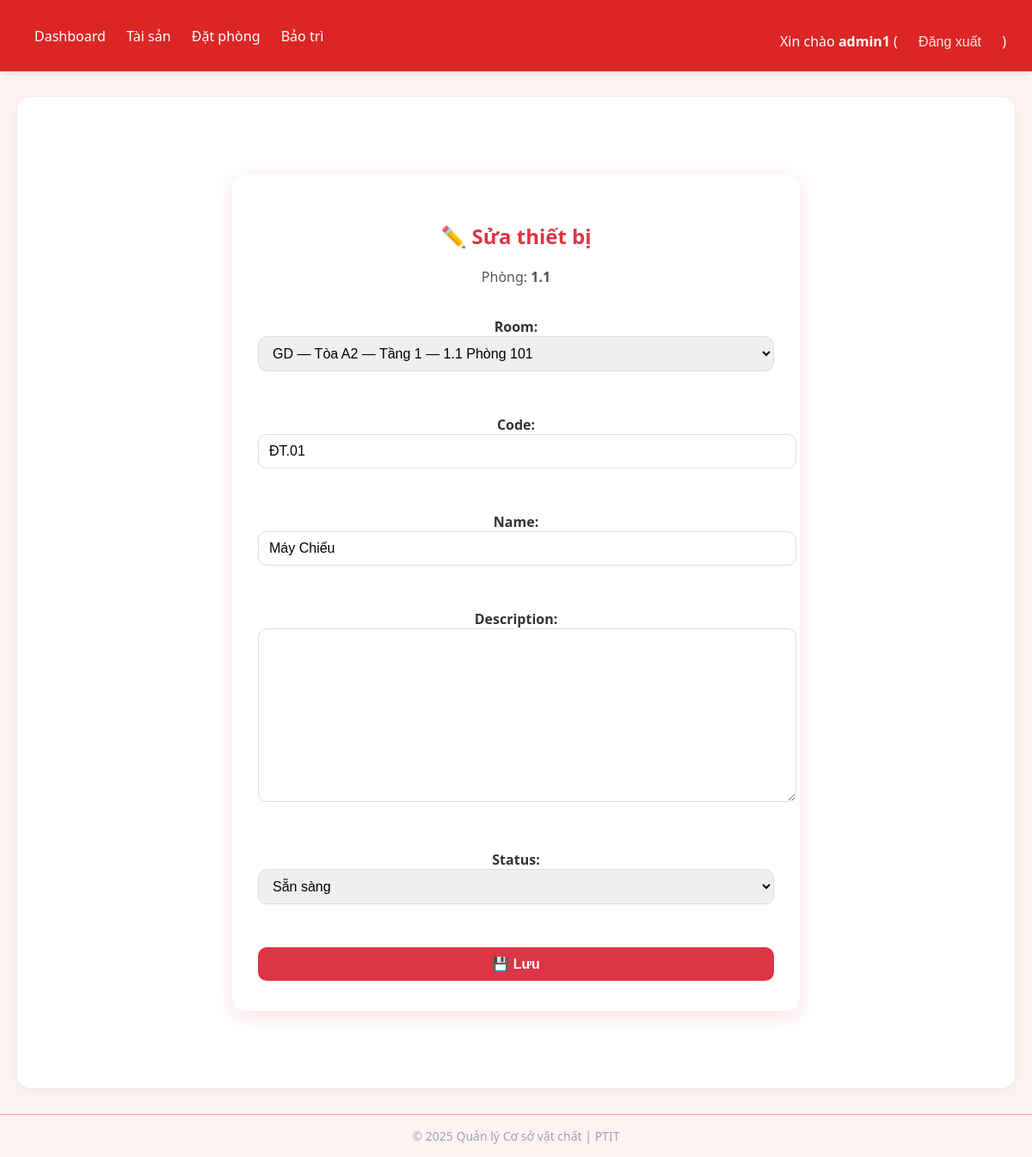
The page /equipments/50/edit/ (signed in) on the database its author committed.
### core/models.py (models this page shows, shortened)
class Room(models.Model):
    ROOM_READY = 'ready'
    ROOM_OCCUPIED = 'occupied'
    ROOM_MAINTENANCE = 'maintenance'
    ROOM_STATUS_CHOICES = [
        (ROOM_READY, 'Sẵn sàng'),
        (ROOM_OCCUPIED, 'Đang được sử dụng'),
        (ROOM_MAINTENANCE, 'Đang sửa chữa'),
    ]
    floor = models.ForeignKey(Floor, on_delete=models.CASCADE, related_name='rooms')
    code = models.CharField(max_length=50)
    name = models.CharField(max_length=200, blank=True)
    status = models.CharField(
        max_length=15,
        choices=ROOM_STATUS_CHOICES,
        default=ROOM_READY
    )
    class Meta:
        unique_together = ('floor', 'code')
    def __str__(self):
        floor_label = str(self.floor)
        room_label = f"{self.code} {self.name}".strip()
        return f"{floor_label} — {room_label}"

class Equipment(models.Model):
    STATUS_READY = 'ready'
    STATUS_MAINT = 'maint'
    STATUS_BROKEN = 'broken'
    STATUS_CHOICES = [
        (STATUS_READY, 'Sẵn sàng'),
        (STATUS_MAINT, 'Đang bảo trì'),
        (STATUS_BROKEN, 'Đã hỏng'),
    ]
    room = models.ForeignKey(Room, on_delete=models.CASCADE, related_name='equipments')
    code = models.CharField(max_length=50)
    name = models.CharField(max_length=200)
    description = models.TextField(blank=True)
    status = models.CharField(max_length=10, choices=STATUS_CHOICES, default=STATUS_READY)
    class Meta:
        unique_together = ('room', 'code')

class Building(models.Model):
    code = models.CharField(max_length=50, unique=True)
    name = models.CharField(max_length=200)
    description = models.TextField(blank=True)

class Floor(models.Model):
    building = models.ForeignKey(Building, on_delete=models.CASCADE, related_name='floors')
    number = models.CharField(max_length=20)
    name = models.CharField(max_length=200, blank=True)
    class Meta:
        unique_together = ('building', 'number')
    def __str__(self):
        building_part = f"{self.building.code} — {self.building.name}"
        floor_part = self.name if self.name else f"Tầng {self.number}"
        return f"{building_part} — {floor_part}"

### core/views.py (the view)
# urls.py: path('equipments/<int:pk>/edit/', views.equipment_edit, name='equipment_edit'),
@login_required
@user_passes_test(is_admin)
def equipment_edit(request, pk):
    eq = get_object_or_404(Equipment, pk=pk)
    if request.method == 'POST':
        form = EquipmentForm(request.POST, instance=eq)
        if form.is_valid():
            form.save()
            return redirect('equipment_list', room_pk=eq.room.pk)
    else:
        form = EquipmentForm(instance=eq)
    return render(request, 'core/equipment_form.html', {'form': form, 'room': eq.room, 'equipment': eq})

### core/forms.py
class EquipmentForm(forms.ModelForm):
    class Meta:
        model = Equipment
        fields = ['room', 'code', 'name', 'description', 'status']

### core/views.py (called while the page is built)
def is_admin(user):
    return user.is_superuser

### templates/core/equipment_form.html (shortened to what this page needs)
{% extends 'core/base.html' %}
{% block content %}
<div class="device-form-container">
    <h2>{% if equipment %}✏️ Sửa thiết bị{% else %}➕ Thêm thiết bị{% endif %}</h2>
    <p>Phòng: <strong>{{ room.code }}</strong></p>
    <form method="post">
        {{ form.as_p }}
        <button type="submit">💾 Lưu</button>
    </form>
</div>
{% endblock %}

### templates/core/base.html (shortened to what this page needs)
<!doctype html>
<html lang="vi">
  <head>
    <link rel="stylesheet" href="https://cdnjs.cloudflare.com/ajax/libs/mini.css/3.0.1/mini-default.min.css">
  </head>
  <body>
    <header>
      <div class="nav-links">
        <a href="{% url 'dashboard' %}">Dashboard</a>
        <a href="{% url 'asset_hierarchy' %}">Tài sản</a>
        <a href="{% url 'room_booking_list' %}">Đặt phòng</a>
        <a href="{% url 'maintenance_list' %}">Bảo trì</a>
      </div>
      <div class="user-info">
        {% if user.is_authenticated %}
          Xin chào <strong>{{ user.username }}</strong> (
          <form method="post" action="{% url 'logout' %}" style="display:inline">
            <button type="submit">Đăng xuất</button>
          </form>
          )
        {% else %}
          <a href="{% url 'login' %}">Đăng nhập</a>
        {% endif %}
      </div>
    </header>
    <main class="container">
      {% block content %}{% endblock %}
    </main>
    <footer>
      © 2025 Quản lý Cơ sở vật chất | PTIT
    </footer>
  </body>
</html>

### templates/core/base.html (style rules this page uses)
body { background: #fef2f2; font-family: "Segoe UI", Roboto, sans-serif; margin: 0; color: #333; }
header { background: #dc2626; color: white; padding: 15px 30px; display: flex; align-items: center; justify-content: space-between; box-shadow: 0 2px 8px rgba(0,0,0,0.1); }
header a { color: white; text-decoration: none; font-weight: 500; margin: 0 10px; transition: color 0.3s; }
header form button { color: #fee2e2; font-weight: 500; border: none; background: none; cursor: pointer; transition: color 0.3s; }
main.container { max-width: 1100px; margin: 30px auto; background: white; padding: 30px; border-radius: 16px; box-shadow: 0 4px 20px rgba(0,0,0,0.05); animation: fadeIn 0.4s ease-in-out; }
h1, h2, h3 { color: #991b1b; }
footer { text-align: center; padding: 15px; color: #9ca3af; font-size: 14px; background: #fef2f2; border-top: 1px solid #fca5a5; }

### templates/core/equipment_form.html (style rules this page uses)
.device-form-container { max-width: 600px; margin: 60px auto; background: #fff; padding: 35px 30px; border-radius: 16px; box-shadow: 0 6px 25px rgba(220, 53, 69, 0.15); animation: fadeIn 0.4s ease-in-out; }
.device-form-container h2 { color: #dc3545; font-weight: 700; text-align: center; margin-bottom: 20px; }
.device-form-container p { text-align: center; color: #555; margin-bottom: 20px; }
form { display: flex; flex-direction: column; gap: 15px; }
form label { font-weight: 600; color: #333; }
form input, form select, form textarea { width: 100%; padding: 10px 12px; border: 1px solid #ddd; border-radius: 10px; font-size: 1rem; transition: border-color 0.25s ease; }
form button { margin-top: 15px; padding: 10px 20px; background-color: #dc3545; color: white; border: none; border-radius: 10px; font-size: 1rem; font-weight: 600; cursor: pointer; transition: all 0.2s ease-in-out; }

### rows shown on the page
Room: code "1.1"
Equipment: room "GD — Tòa A2 — Tầng 1 — 1.1 Phòng 101", status "Sẵn sàng"
Building: code "ĐT.01", name "Máy Chiếu"

### other values the page prints
{{ user.username }} "admin1"
